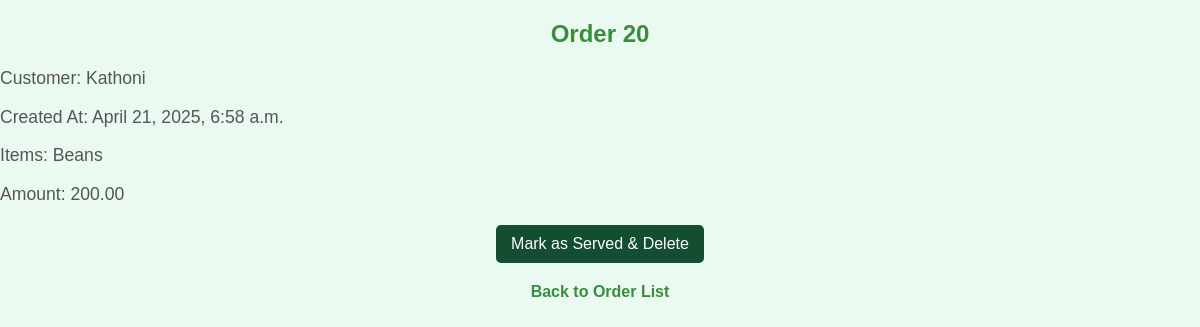
Screenshot of /order/20/ (signed in) with the database file from the repository.
### menu/models.py (models this page shows, shortened)
class Order(models.Model):
    user = models.ForeignKey(User, on_delete=models.CASCADE, null=True, blank=True)
    customer_name = models.CharField(max_length=100)
    created_at = models.DateTimeField(auto_now_add=True)
    def total_amount(self):
        return sum(item.item_price * item.quantity for item in self.items.all())
    def item_names(self):
        return ', '.join(item.item_name for item in self.items.all())

class OrderItem(models.Model):
    order = models.ForeignKey(Order, related_name='items', on_delete=models.CASCADE)
    item_name = models.CharField(max_length=100)
    item_price = models.DecimalField(max_digits=8, decimal_places=2)
    quantity = models.PositiveIntegerField()

### menu/views.py (the view)
# urls.py: path('order/<int:order_id>/', views.order_detail, name='order_detail'),
@login_required
def order_detail(request, order_id):
    order = get_object_or_404(Order, id=order_id)
    if request.user.is_staff or request.user.groups.filter(name='Workers').exists():
        return render(request, 'orders/detail.html', {'order': order})
    else:
        messages.error(request, "You don't have permission to view this order.")
        return redirect('order_list')

### menu/templates/orders/detail.html (shortened to what this page needs)
{% block content %}
  <h2>Order {{ order.id }}</h2>
  <p>Customer: {{ order.customer_name }}</p>
  <p>Created At: {{ order.created_at }}</p>
  <p>Items: {{ order.item_names }}</p>
  <p>Amount: {{ order.total_amount }}</p>
  <form action="{% url 'delete_order' order.id %}" method="post">
    <button type="submit" class="btn">Mark as Served & Delete</button>
  </form>
  <a href="{% url 'order_list' %}">Back to Order List</a>
{% endblock %}

### menu/templates/orders/detail.html (style rules this page uses)
h2 { color: #388e3c; text-align: center; margin-top: 20px; }
p { font-size: 1.1em; color: #555; }
.btn { background-color: #134e32; color: white; padding: 10px 15px; border: none; border-radius: 5px; font-size: 1em; cursor: pointer; transition: background-color 0.3s; }
a { display: block; text-align: center; margin-top: 20px; color: #388e3c; text-decoration: none; font-weight: bold; }
form { display: flex; justify-content: center; margin-top: 20px; }

### rows the page displays
Order: id "20", customer_name "Kathoni", created_at "April 21, 2025, 6:58 a.m.", item_names "Beans", total_amount "200.00"
